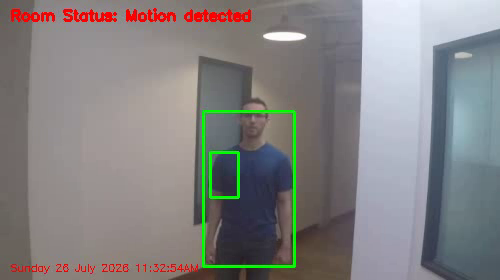
#> input picture frame 73 of assets/result-test-video.mp4, 500 x 280 px, given in place of test-video.mp4, which was not available
$ jupyter execute motion-detection.ipynb   (shell and % lines are left out)
#> lines starting #> are read from the running program, lines starting #| are printed output that depends on the picture; pictures that were not available may be replaced by others from this repository, and a replacement may not be noted
[cell 1]
import cv2
import imutils
import datetime
from google.colab.patches import cv2_imshow

[cell 2]
image_url = "https://raw.githubusercontent.com/Morteza-Asadi-Shalmaiy/Motion-Detection/refs/heads/main/assets/test-video.mp4"
image_path = "/content/test-video.mp4"

# geting the image using wget

[cell 3]
video_path = "/content/test-video.mp4"  # input video path
min_area = 500

[cell 4]
vs = cv2.VideoCapture(video_path)
firstFrame = None

[cell 5]
import os

# derive output name: result-<original filename>
input_filename = os.path.basename(video_path)
output_path = f"/content/result-{input_filename}"

total_frames = int(vs.get(cv2.CAP_PROP_FRAME_COUNT))
fps = vs.get(cv2.CAP_PROP_FPS) or 20  # fallback if fps metadata is missing

writer = None
frame_idx = 0
motion_frame_count = 0

while True:
    ret, frame = vs.read()
#> frame is the input picture: shape (280, 500, 3); mean B, G, R 130.2, 130.6, 132.2
    if not ret:
        break

    frame_idx += 1
    text = "No motion"

    frame = imutils.resize(frame, width=500)
    gray = cv2.cvtColor(frame, cv2.COLOR_BGR2GRAY)
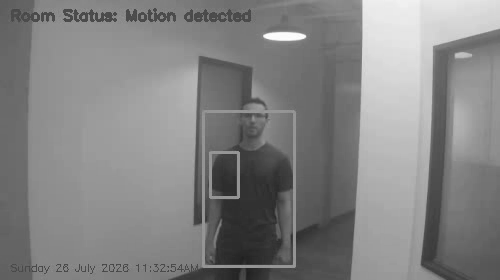
#> gray: shape (280, 500); min 32, max 254, mean 131.1
    gray = cv2.GaussianBlur(gray, (21, 21), 0)
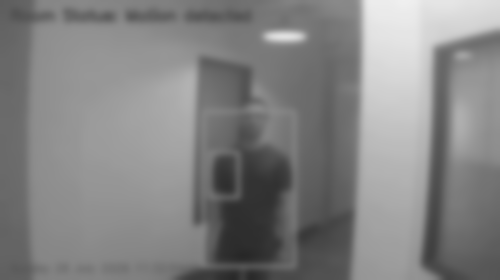
#> gray: shape (280, 500); min 39, max 240, mean 131.1

    if firstFrame is None:
        firstFrame = gray
        # still write the very first frame so output length matches input
        if writer is None:
            h, w = frame.shape[:2]
#> h = 280; w = 500
            fourcc = cv2.VideoWriter_fourcc(*"mp4v")
            writer = cv2.VideoWriter(output_path, fourcc, fps, (w, h))
        writer.write(frame)
        print(f"\rProcessing frame {frame_idx}/{total_frames} - initializing background", end="")
        continue

    frameDelta = cv2.absdiff(firstFrame, gray)
    thresh = cv2.threshold(frameDelta, 25, 255, cv2.THRESH_BINARY)[1]
    thresh = cv2.dilate(thresh, None, iterations=2)
    cnts, _ = cv2.findContours(thresh.copy(), cv2.RETR_EXTERNAL, cv2.CHAIN_APPROX_SIMPLE)

    for c in cnts:
        if cv2.contourArea(c) < min_area:
            continue
        (x, y, w, h) = cv2.boundingRect(c)
        cv2.rectangle(frame, (x, y), (x + w, y + h), (0, 255, 0), 2)
        text = "Motion detected"

    if text == "Motion detected":
        motion_frame_count += 1

    cv2.putText(frame, f"Room Status: {text}", (10, 20), cv2.FONT_HERSHEY_SIMPLEX, 0.5, (0, 0, 255), 2)
    cv2.putText(frame, datetime.datetime.now().strftime("%A %d %B %Y %I:%M:%S%p"),
                (10, frame.shape[0] - 10), cv2.FONT_HERSHEY_SIMPLEX, 0.35, (0, 0, 255), 1)

    if writer is None:
        h, w = frame.shape[:2]
        fourcc = cv2.VideoWriter_fourcc(*"mp4v")
        writer = cv2.VideoWriter(output_path, fourcc, fps, (w, h))
    writer.write(frame)

    # single updating progress line, no per-frame image spam
    print(f"\rProcessing frame {frame_idx}/{total_frames} - {text}", end="")

vs.release()
if writer is not None:
    writer.release()

print(f"\nDone. {motion_frame_count}/{frame_idx} frames had motion.")
print(f"Saved annotated video to: {output_path}")

$ run again, starting later in the video
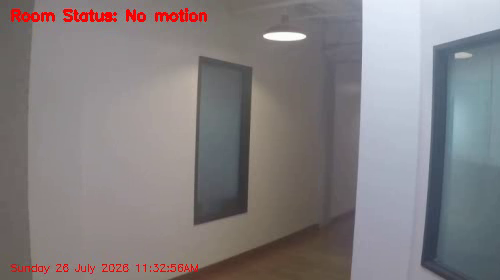
#> input picture frame 329 of assets/result-test-video.mp4, 500 x 280 px, given in place of test-video.mp4, which was not available
#> frame is the input picture: shape (280, 500, 3); mean B, G, R 130.4, 128.7, 133.2
#> `gray = cv2.cvtColor(frame, cv2.COLOR_BGR2GRAY)`:
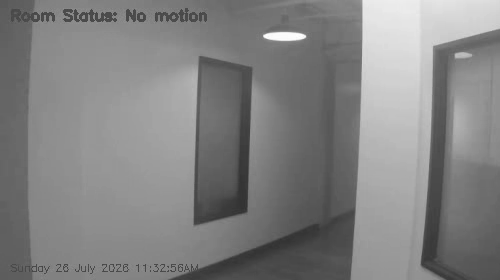
#> gray: shape (280, 500); min 49, max 255, mean 130.3
#> `gray = cv2.GaussianBlur(gray, (21, 21), 0)`:
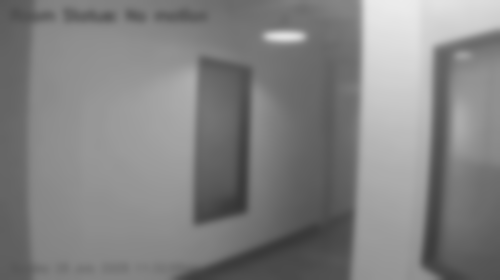
#> gray: shape (280, 500); min 54, max 236, mean 130.3

$ run again, starting later in the video
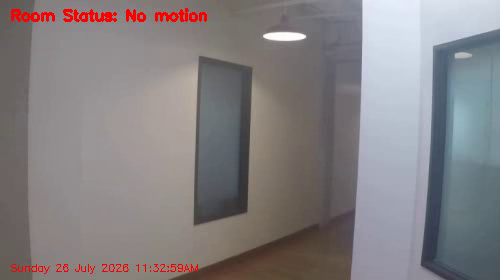
#> input picture frame 585 of assets/result-test-video.mp4, 500 x 280 px, given in place of test-video.mp4, which was not available
#> frame is the input picture: shape (280, 500, 3); mean B, G, R 130.4, 128.4, 132.8
#> `gray = cv2.cvtColor(frame, cv2.COLOR_BGR2GRAY)`:
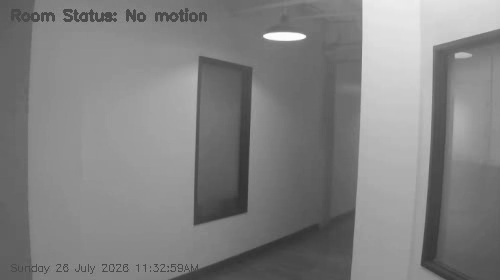
#> gray: shape (280, 500); min 47, max 255, mean 130
#> `gray = cv2.GaussianBlur(gray, (21, 21), 0)`:
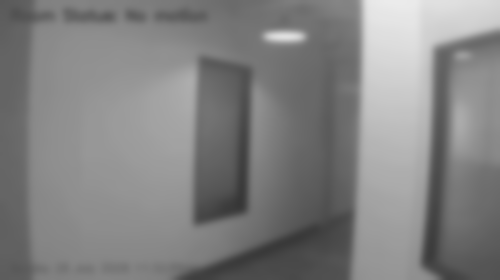
#> gray: shape (280, 500); min 54, max 235, mean 130
